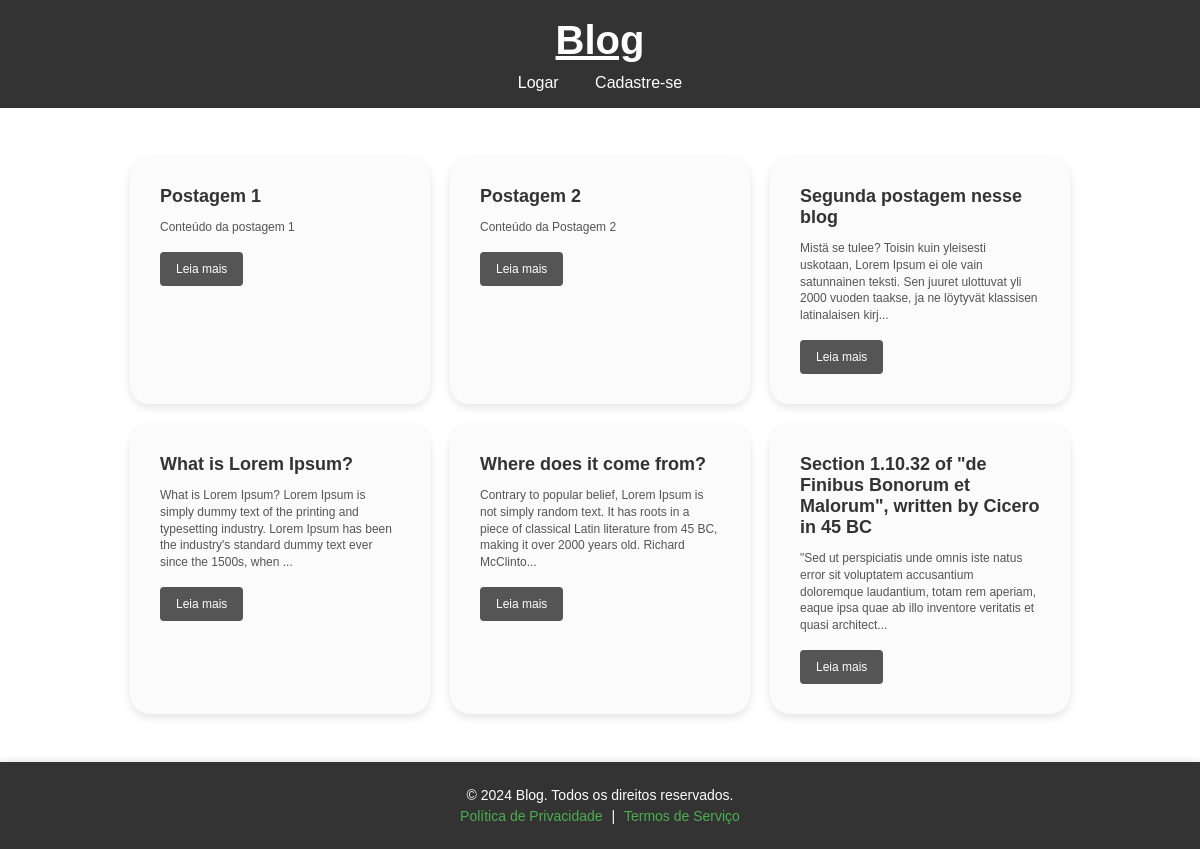
/blog/, run on an earlier commit of the app's database.
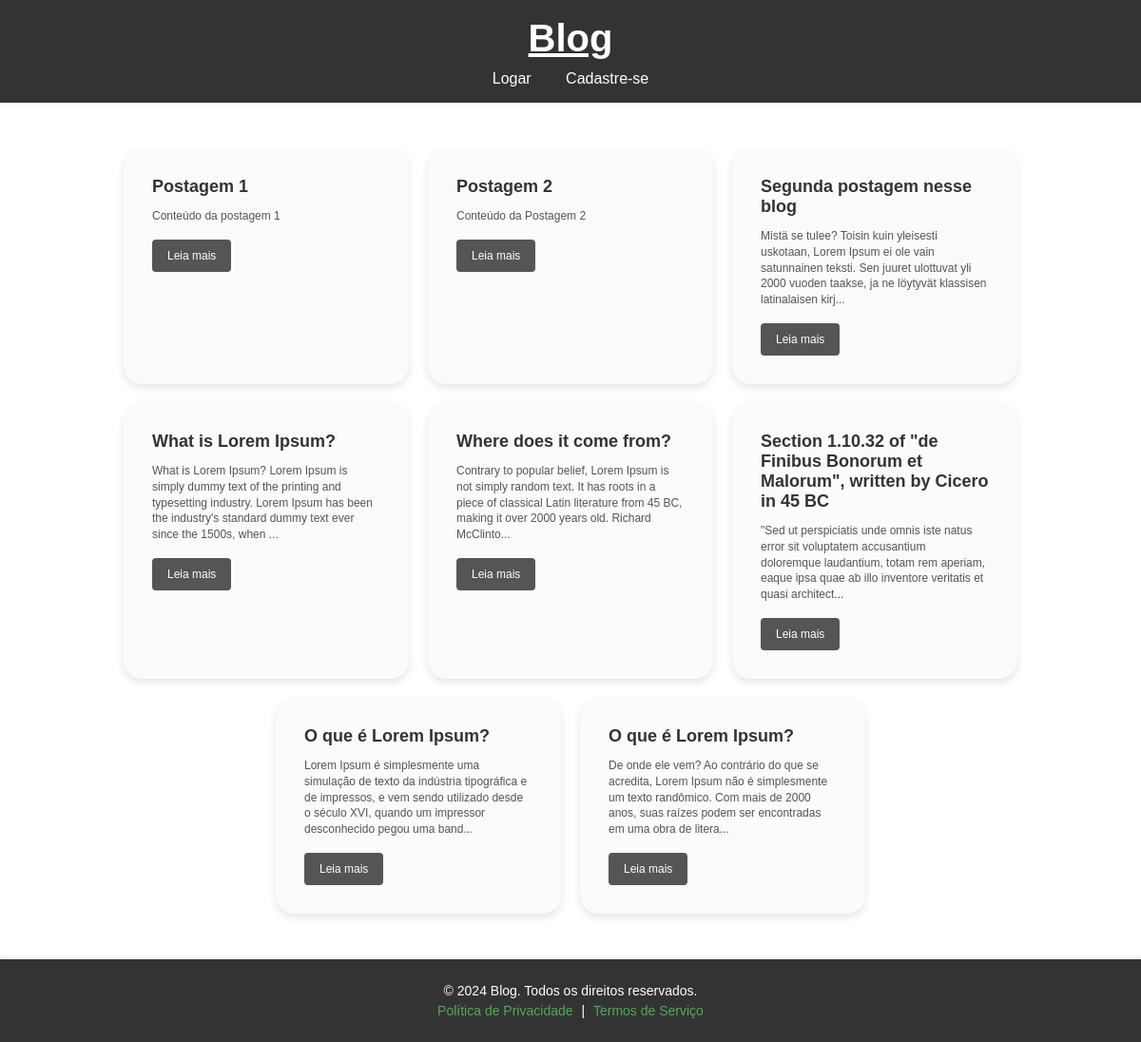
And on a later commit of the database.
### tables this page shows
CREATE TABLE postagens (
    id INTEGER PRIMARY KEY AUTOINCREMENT,
    titulo TEXT NOT NULL,
    conteudo TEXT NOT NULL,
    usuario_id INTEGER NOT NULL,
    FOREIGN KEY (usuario_id) REFERENCES usuarios(id)
);

### routes/blog_routes.py (the view)
@blog_bp.route('/')
def index():
    db = get_db()
    postagens = db.execute( '''
        SELECT id, titulo,
               CASE
                   WHEN LENGTH(conteudo) > 180 THEN SUBSTR(conteudo, 1, 180) || '...'
                   ELSE conteudo
               END AS resumo,
               usuario_id
        FROM postagens
        '''
    ).fetchall()
    return render_template('index.html', postagens=postagens)

### models/db.py (called while the page is built)
def get_db():
    if 'db' not in g:
        g.db = sqlite3.connect(current_app.config['DATABASE'])
        g.db.row_factory = sqlite3.Row
    return g.db

### templates/index.html (shortened to what this page needs)
{% extends "base.html" %}
{% block content %}
    <div class="post-cards">
        {% for postagem in postagens %}
            <div class="card">
                <h3>{{ postagem['titulo'] }}</h3>
                <p>{{ postagem['resumo'] }}</p>
                <a class="btn" href="{{ url_for('blog.detalhe_postagem', postagem_id=postagem['id']) }}">
                    Leia mais
                </a>
            </div>
        {% endfor %}
    </div>
{% endblock %}

What changed in the data, as far as the page shows it:
added postagens: titulo "O que é Lorem Ipsum?", resumo "Lorem Ipsum é simplesmente uma simulação de texto da indústria tipográfica e de impressos, e vem sendo utilizado desde o século XVI, quando um impressor desconhecido pegou uma band..."
added postagens: titulo "O que é Lorem Ipsum?", resumo "De onde ele vem? Ao contrário do que se acredita, Lorem Ipsum não é simplesmente um texto randômico. Com mais de 2000 anos, suas raízes podem ser encontradas em uma obra de litera..."
